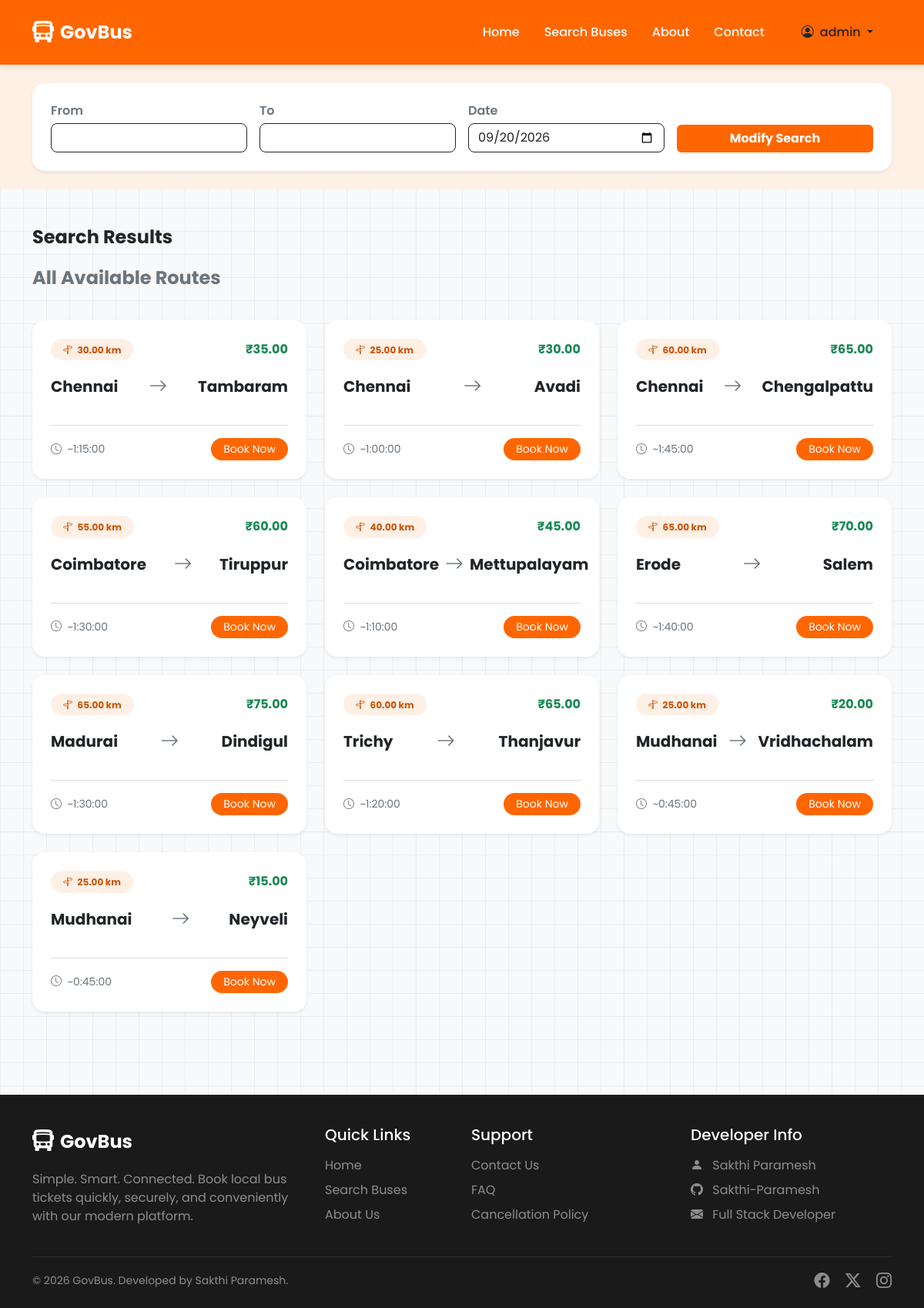
The app's page /search/ (signed in) with its own data.
### buses/models.py (models this page shows, shortened)
class Route(models.Model):
    route_name = models.CharField(max_length=100, unique=True)
    source = models.CharField(max_length=100)
    destination = models.CharField(max_length=100)
    distance = models.DecimalField(max_digits=6, decimal_places=2, help_text="Distance in km")
    estimated_duration = models.DurationField(help_text="Format: HH:MM:SS")
    base_fare = models.DecimalField(max_digits=6, decimal_places=2)
    is_active = models.BooleanField(default=True)

### buses/views.py (the view)
# urls.py: path('search/', views.search, name='search'),
def search(request):
    source = request.GET.get('source')
    destination = request.GET.get('destination')
    travel_date = request.GET.get('travel_date')
    schedules = []
    all_routes = None
    if source and destination and travel_date:
        try:
            date_obj = datetime.strptime(travel_date, '%Y-%m-%d').date()
            schedules = Schedule.objects.filter(
                route__source__icontains=source,
                route__destination__icontains=destination,
                travel_date=date_obj,
                is_active=True,
                available_seats__gt=0
            )
        except ValueError:
            pass # Invalid date format
    else:
        all_routes = Route.objects.filter(is_active=True)
    context = {
        'schedules': schedules,
        'source': source,
        'destination': destination,
        'travel_date': travel_date,
        'all_routes': all_routes
    }
    return render(request, 'buses/search.html', context)

### buses/templates/buses/search.html (shortened to what this page needs)
{% extends 'base.html' %}
{% block extra_css %}
<link rel="stylesheet" href="https://unpkg.com/leaflet@1.9.4/dist/leaflet.css" />
{% endblock %}
{% block content %}
<div class="bg-primary-subtle py-4 mb-5">
    <div class="container">
        <div class="card border-0 shadow-sm rounded-4">
            <div class="card-body p-4">
                <form action="{% url 'search' %}" method="GET">
                    <div class="row g-3 align-items-end">
                        <div class="col-md-3">
                            <label class="form-label text-muted fw-semibold mb-1">From</label>
                            <input type="text" class="form-control" name="source" value="{{ source|default:'' }}" required>
                        </div>
                        <div class="col-md-3">
                            <label class="form-label text-muted fw-semibold mb-1">To</label>
                            <input type="text" class="form-control" name="destination" value="{{ destination|default:'' }}" required>
                        </div>
                        <div class="col-md-3">
                            <label class="form-label text-muted fw-semibold mb-1">Date</label>
                            <input type="date" class="form-control" name="travel_date" id="travelDate" value="{{ travel_date|default:'' }}" required>
                        </div>
                        <div class="col-md-3">
                            <button type="submit" class="btn btn-primary-custom w-100 fw-bold">Modify Search</button>
                        </div>
                    </div>
                </form>
            </div>
        </div>
    </div>
</div>
<div class="container mb-5">
    <h4 class="fw-bold mb-4">Search Results
    </h4>
    {% if not source %}
        <div class="row g-4 mb-4">
            <div class="col-12">
                <h4 class="fw-bold mb-3 text-secondary">All Available Routes</h4>
            </div>
            {% for route in all_routes %}
            <div class="col-md-6 col-lg-4">
                <div class="card border-0 shadow-sm rounded-4 card-hover h-100">
                    <div class="card-body p-4 d-flex flex-column">
                        <div class="d-flex justify-content-between align-items-center mb-3">
                            <span class="badge bg-primary-subtle text-primary rounded-pill px-3 py-2"><i class="bi bi-signpost-split me-1"></i> {{ route.distance }} km</span>
                            <span class="text-success fw-bold">₹{{ route.base_fare }}</span>
                        </div>
                        <div class="d-flex align-items-center justify-content-between mb-3 flex-grow-1">
                            <div class="text-center w-40">
                                <h5 class="fw-bold mb-0 text-truncate" title="{{ route.source }}">{{ route.source }}</h5>
                            </div>
                            <div class="text-muted px-2">
                                <i class="bi bi-arrow-right fs-4"></i>
                            </div>
                            <div class="text-center w-40">
                                <h5 class="fw-bold mb-0 text-truncate" title="{{ route.destination }}">{{ route.destination }}</h5>
                            </div>
                        </div>
                        <hr class="text-muted my-3 opacity-25">
                        <div class="d-flex justify-content-between align-items-center">
                            <small class="text-muted"><i class="bi bi-clock me-1"></i> ~{{ route.estimated_duration }}</small>
                            <form action="{% url 'search' %}" method="GET" class="route-form">
                                <button type="submit" class="btn btn-sm btn-primary-custom rounded-pill px-3">Book Now</button>
                            </form>
                        </div>
                    </div>
                </div>
            </div>
            {% empty %}
            <div class="col-12 text-center text-muted py-5">
                <i class="bi bi-signpost-split display-1 mb-3 text-secondary"></i>
                <p class="fs-5">No routes available right now.</p>
            </div>
            {% endfor %}
        </div>
    {% elif not schedules %}
        <div class="text-center py-5 text-muted">
            <i class="bi bi-emoji-frown display-1 mb-3 text-warning"></i>
            <h4>No buses found</h4>
            <p>We couldn't find any buses for the selected route and date.</p>
        </div>
    {% endif %}
</div>
{% endblock %}

### templates/base.html (shortened to what this page needs)
{% load static %}
<!DOCTYPE html>
<html lang="en">
<head>
    <link href="https://cdn.jsdelivr.net/npm/bootstrap@5.3.0/dist/css/bootstrap.min.css" rel="stylesheet">
    <link rel="stylesheet" href="https://cdn.jsdelivr.net/npm/bootstrap-icons@1.11.1/font/bootstrap-icons.css">
    {% block extra_css %}{% endblock %}
</head>
<body>
    <nav class="navbar navbar-expand-lg navbar-custom sticky-top py-3">
        <div class="container">
            <a class="navbar-brand d-flex align-items-center" href="{% url 'home' %}">
                <i class="bi bi-bus-front-fill fs-3 me-2"></i>
                <span class="fs-4 fw-bold">GovBus</span>
            </a>
            <div class="collapse navbar-collapse" id="navbarNav">
                <ul class="navbar-nav ms-auto align-items-center">
                    <li class="nav-item">
                        <a class="nav-link px-3" href="{% url 'home' %}">Home</a>
                    </li>
                    <li class="nav-item">
                        <a class="nav-link px-3" href="{% url 'search' %}">Search Buses</a>
                    </li>
                    <li class="nav-item">
                        <a class="nav-link px-3" href="{% url 'about' %}">About</a>
                    </li>
                    <li class="nav-item">
                        <a class="nav-link px-3" href="{% url 'contact' %}">Contact</a>
                    </li>
                    {% if user.is_authenticated %}
                        <li class="nav-item dropdown ms-2">
                            <a class="nav-link dropdown-toggle btn btn-light text-dark px-4 rounded-pill" href="#" id="navbarDropdown" role="button" data-bs-toggle="dropdown" aria-expanded="false">
                                <i class="bi bi-person-circle me-1"></i> {{ user.first_name|default:user.username }}
                            </a>
                        </li>
                    {% endif %}
                </ul>
            </div>
        </div>
    </nav>
    <main>
        {% block content %}{% endblock %}
    </main>
    <footer>
        <div class="container">
            <div class="row gy-4">
                <div class="col-lg-4 col-md-6">
                    <div class="d-flex align-items-center mb-3">
                        <i class="bi bi-bus-front-fill fs-3 me-2"></i>
                        <span class="fs-4 fw-bold">GovBus</span>
                    </div>
                    <p class="text-white-50">Simple. Smart. Connected. Book local bus tickets quickly, securely, and conveniently with our modern platform.</p>
                </div>
                <div class="col-lg-2 col-md-6">
                    <h5 class="mb-3">Quick Links</h5>
                    <ul class="list-unstyled">
                        <li class="mb-2"><a href="{% url 'home' %}" class="text-white-50 text-decoration-none">Home</a></li>
                        <li class="mb-2"><a href="{% url 'search' %}" class="text-white-50 text-decoration-none">Search Buses</a></li>
                        <li class="mb-2"><a href="{% url 'about' %}" class="text-white-50 text-decoration-none">About Us</a></li>
                    </ul>
                </div>
                <div class="col-lg-3 col-md-6">
                    <h5 class="mb-3">Support</h5>
                    <ul class="list-unstyled">
                        <li class="mb-2"><a href="{% url 'contact' %}" class="text-white-50 text-decoration-none">Contact Us</a></li>
                        <li class="mb-2"><a href="#" class="text-white-50 text-decoration-none">FAQ</a></li>
                        <li class="mb-2"><a href="#" class="text-white-50 text-decoration-none">Cancellation Policy</a></li>
                    </ul>
                </div>
                <div class="col-lg-3 col-md-6">
                    <h5 class="mb-3">Developer Info</h5>
                    <ul class="list-unstyled text-white-50">
                        <li class="mb-2"><i class="bi bi-person-fill me-2"></i> Sakthi Paramesh</li>
                        <li class="mb-2">
                            <a href="https://github.com/Sakthi-Paramesh" target="_blank" class="text-white-50 text-decoration-none">
                                <i class="bi bi-github me-2"></i> Sakthi-Paramesh
                            </a>
                        </li>
                        <li class="mb-2"><i class="bi bi-envelope-fill me-2"></i> Full Stack Developer</li>
                    </ul>
                </div>
            </div>
            <hr class="mt-4 mb-3 border-secondary">
            <div class="row align-items-center">
                <div class="col-md-6 text-center text-md-start">
                    <p class="mb-0 text-white-50 small">&copy; {% now "Y" %} GovBus. Developed by Sakthi Paramesh.</p>
                </div>
                <div class="col-md-6 text-center text-md-end mt-3 mt-md-0">
                    <a href="#" class="text-white-50 me-3"><i class="bi bi-facebook fs-5"></i></a>
                    <a href="#" class="text-white-50 me-3"><i class="bi bi-twitter-x fs-5"></i></a>
                    <a href="#" class="text-white-50"><i class="bi bi-instagram fs-5"></i></a>
                </div>
            </div>
        </div>
    </footer>
</body>
</html>

### records on screen
Route: distance "30.00", base_fare "35.00", source "Chennai", destination "Tambaram", estimated_duration "1:15:00"
Route: distance "25.00", base_fare "30.00", source "Chennai", destination "Avadi", estimated_duration "1:00:00"
Route: distance "60.00", base_fare "65.00", source "Chennai", destination "Chengalpattu", estimated_duration "1:45:00"
Route: distance "55.00", base_fare "60.00", source "Coimbatore", destination "Tiruppur", estimated_duration "1:30:00"
Route: distance "40.00", base_fare "45.00", source "Coimbatore", destination "Mettupalayam", estimated_duration "1:10:00"
Route: distance "65.00", base_fare "70.00", source "Erode", destination "Salem", estimated_duration "1:40:00"
Route: distance "65.00", base_fare "75.00", source "Madurai", destination "Dindigul", estimated_duration "1:30:00"
Route: distance "60.00", base_fare "65.00", source "Trichy", destination "Thanjavur", estimated_duration "1:20:00"
Route: distance "25.00", base_fare "20.00", source "Mudhanai", destination "Vridhachalam", estimated_duration "0:45:00"
Route: distance "25.00", base_fare "15.00", source "Mudhanai", destination "Neyveli", estimated_duration "0:45:00"

### other values on screen
{{ user.first_name|default:user.username }} "admin"
